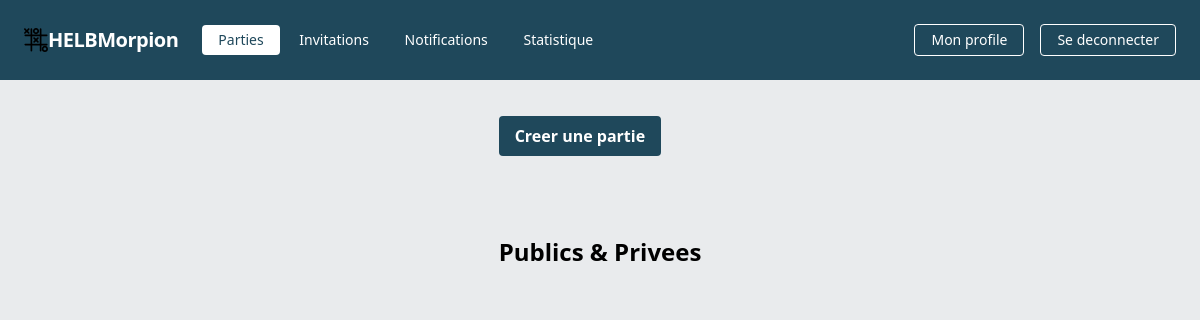
Before: / (signed in) with the older database file.
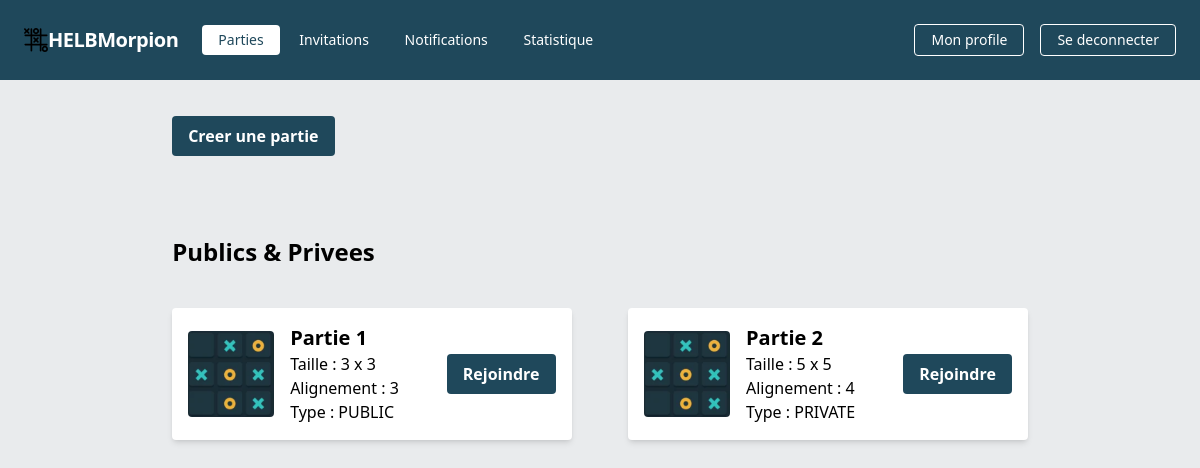
After: the same page with the newer database file.
### Morpion/models.py (models this page shows)
class Game(models.Model):
    id = models.AutoField(primary_key=True)
    title = models.CharField(max_length=100)
    visibility = models.CharField(max_length=20, default="PUBLIC")
    access_code = models.CharField(max_length=20,blank=True)
    created_at = models.DateField(default=datetime.now, blank=True)
    owner = models.ForeignKey(User, on_delete=models.CASCADE)
    config = models.ForeignKey(GameConfig, on_delete=models.CASCADE)
    board = models.JSONField(default=list, blank=True)
    current_player = models.ForeignKey(User, on_delete=models.CASCADE, related_name='current_player', null=True, blank=True)
    player1 = models.ForeignKey(User, on_delete=models.CASCADE, related_name='player1_games',null=True, blank=True)
    player2 = models.ForeignKey(User, on_delete=models.CASCADE, related_name='player2_games',null=True, blank=True)

class GameConfig(models.Model):
    id =  models.AutoField(primary_key=True)
    grid_size = models.IntegerField(default=3)
    alignment = models.IntegerField(default=3)
    created_at =  models.DateField(default=datetime.now, blank=True)

### Morpion/views.py (the view)
# urls.py: path('', views.partie, name="partie"),
def partie(request):
    if not request.session.has_key('isLogin'):
        return redirect("signin")
    games =  Game.objects.filter()
    context = {"ACTIVE_VIEW":VIEW_PARTIE,"games":games}
    return render(request, "pages/morpion/partie/home.html",context)

### Morpion/views.py (called while the page is built)
def global_vars(request):
    return {
        'VIEW_PARTIE' : VIEW_PARTIE,
        'VIEW_INVITATION' : VIEW_INVITATION,
        'VIEW_NOTIFICATION' : VIEW_NOTIFICATION,
        'VIEW_STATISTIQUE' : VIEW_STATISTIQUE,
        'VIEW_PROFIL' : VIEW_PROFIL,
    }

### Morpion/templates/pages/morpion/partie/home.html (shortened to what this page needs)
{% extends 'base-page.html' %}
{% load static %}
{% block pageContainer %}
  <div class="flex flex-col h-full gap-10 mt-4 p-5 mb-4">
    <div class="w-full">
      <a href="{% url 'creation_partie' %}"><button>Creer une partie</button></a>
    </div>
    <span class="font-extrabold text-2xl mt-10">Publics & Privees</span>
    <div class="grid grid-cols-2 gap-x-14 gap-y-8">
      {%for game in  games %}
        <div class="flex p-4 bg-white shadow-md rounded items-center gap-12">
          <div class="flex  items-center">
            <img alt="Morpion" class="h-[86px] w-[86px] rounded" src="{% static 'morpion.png' %}" />
            <div class="flex flex-col justify-between flex-1 ps-4">
              <span class="font-semibold text-xl"> {{game.title}}</span>
              <span>Taille : <span class="font-medium">{{game.config.grid_size}} x {{game.config.grid_size}}</span></span>
              <span>Alignement : <span class="font-medium">{{game.config.alignment}}</span></span>
              <span>Type : <span class="font-medium">{{game.visibility}}</span></span>
            </div>
          </div>
          <a href="{% url 'play_game' game.id %}"> <button type="button">Rejoindre</button> </a>
        </div>
      {% endfor %}
    </div>
  </div>
{% endblock %}

Changed rows visible on the page:
added Game: title "Partie 1", config.grid_size "3", config.alignment "3", visibility "PUBLIC"
added Game: title "Partie 2", config.grid_size "5", config.alignment "4", visibility "PRIVATE"
